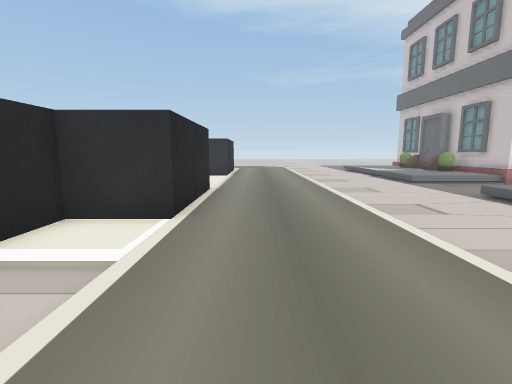
view 1 (above)

24 first-person views from a walk through a Unity game level. The camera is 0.58 m above the floor, tilts 8° down and sees 85° across. The floor is counted in squares, 0.5 m on a side. Each view is taken from the middle of a square. On the plan, view 1 faces up. The plan holds only what a view shows up to about 12 squares ahead; the rest is blank. The place goes on beyond the plan.

view 2
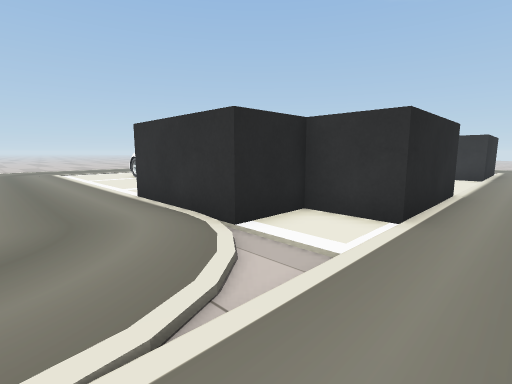

view 3
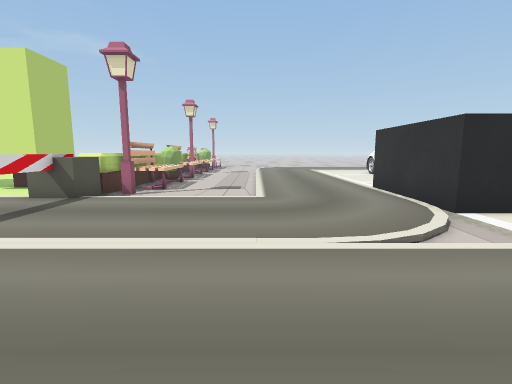

view 4
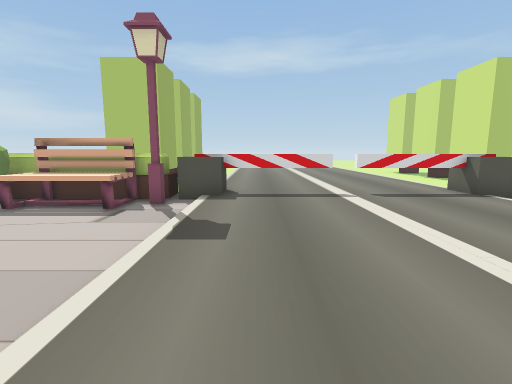

view 5
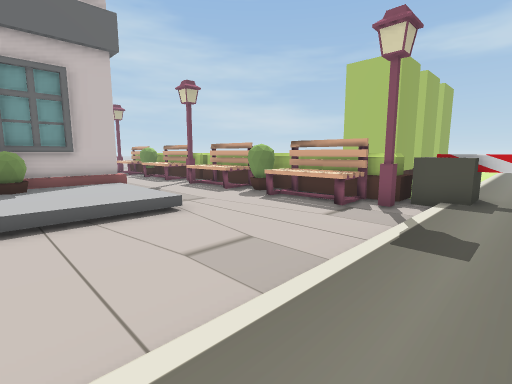

view 6
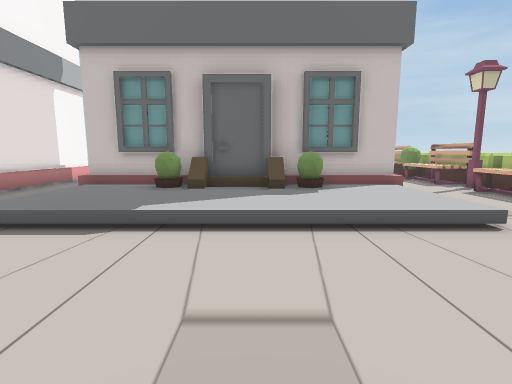

view 7
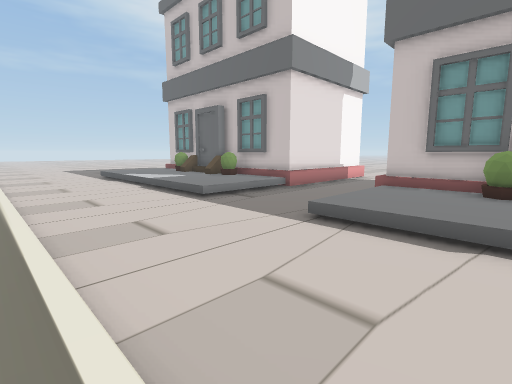

view 8
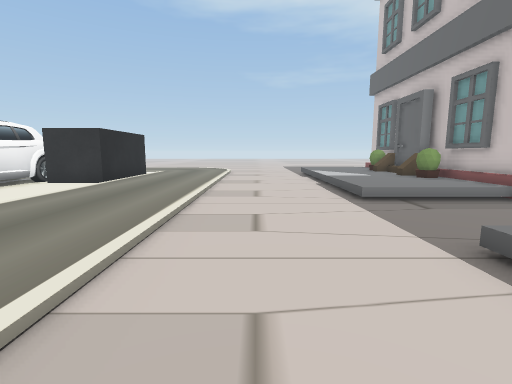

view 9
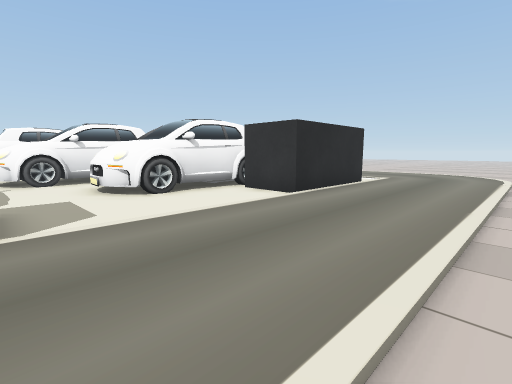

view 10
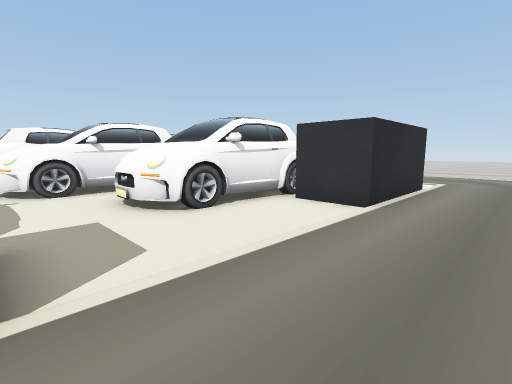

view 11
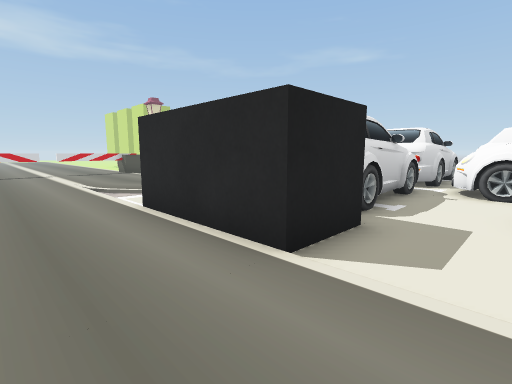

view 12
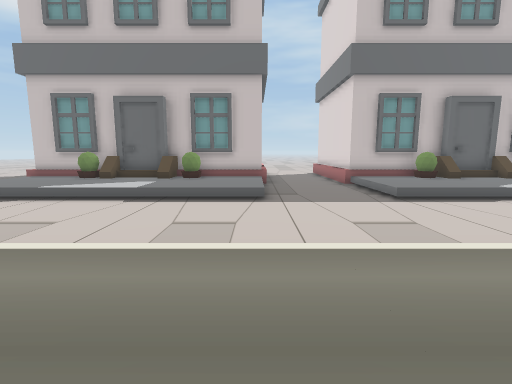

view 13
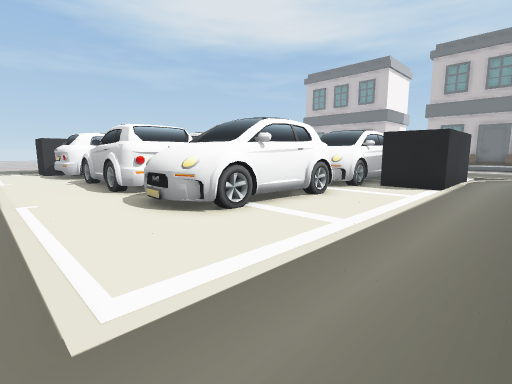

view 14
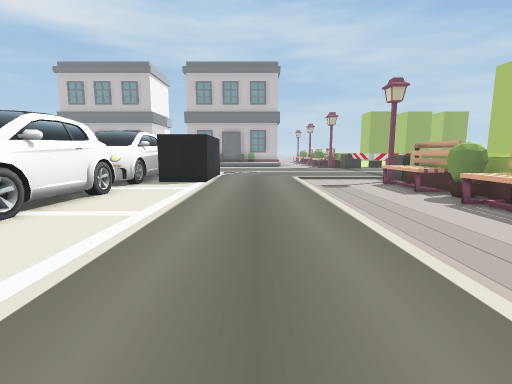

view 15
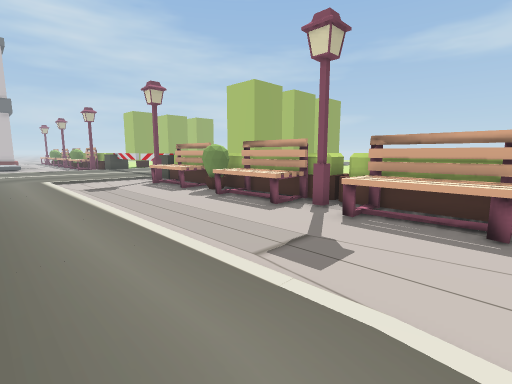

view 16
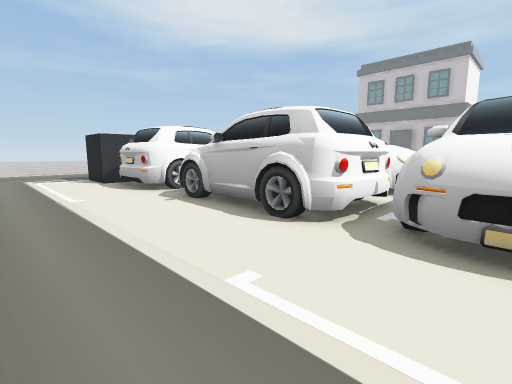

view 17
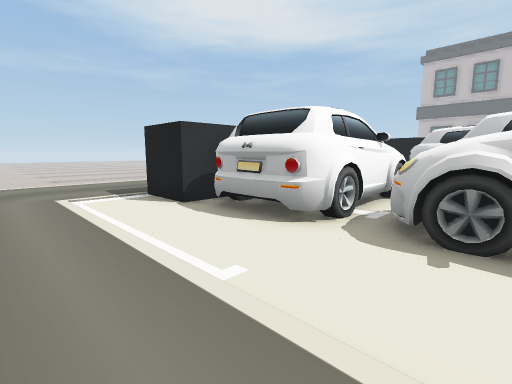

view 18
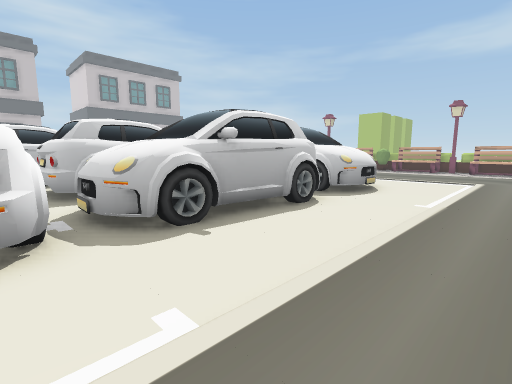

view 19
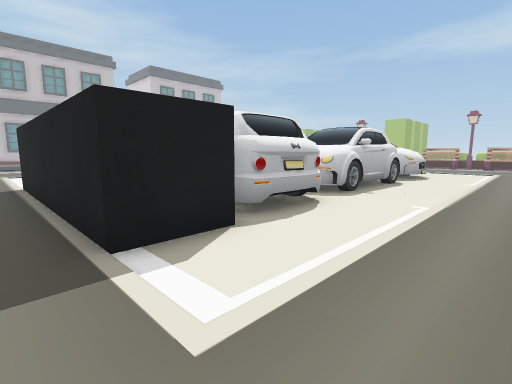

view 20
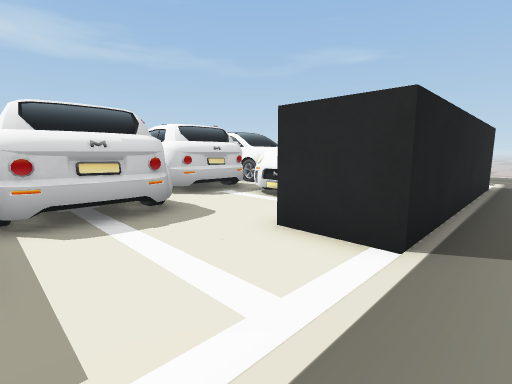

view 21
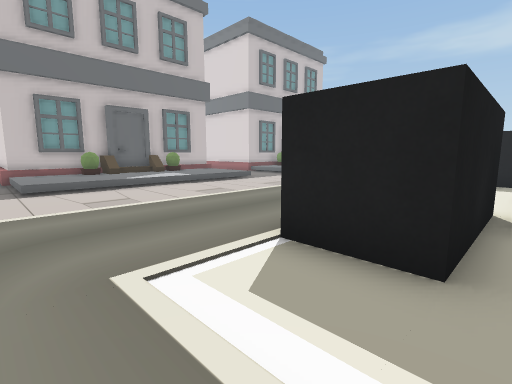

view 22
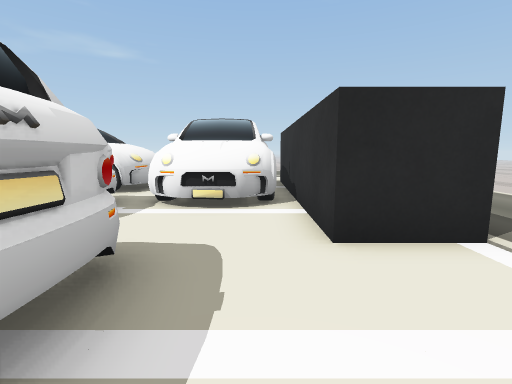

view 23
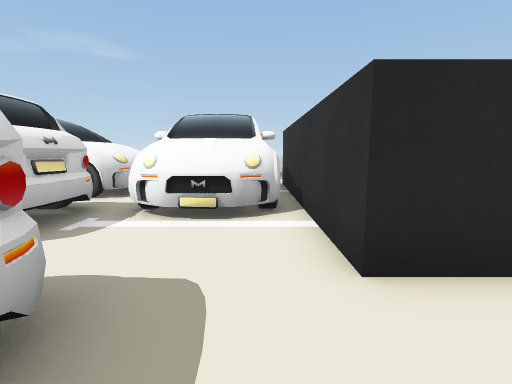

view 24
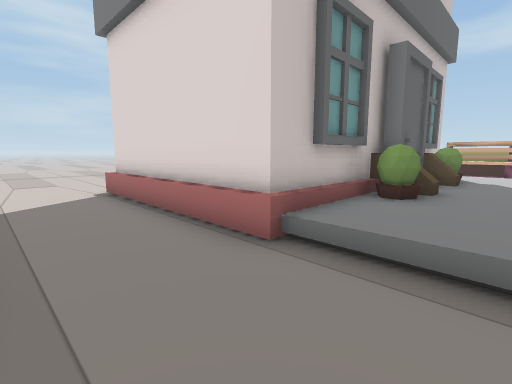

### Floor plan
Key: @ floor where view 1 was taken; # wall or solid block; . main floor; - floor 0.05 m lower than the main floor; : floor 0.1 m higher than the main floor; / step, stairs or slope; = window, fence, low wall or low ledge; ^ raised ledge; B black block; T thing the floor can be seen under or through; C car.
Columns run from 19 left of view 1 to 21 right of it. Each row starts with its distance up from view 1.
 22 ......................-----
 21 ....BBBBBBBB..........----////##
 20 ....B      B..........----::::#
 19 ....BBBBBBBB....BB....----:::#^
 18 ....CC CCC......BB....----:::^^
 17 ....CC CCC...CC.BB....----:::#
 16 ....CCCCCC..CCCBBB....----:::#^
 15 .....CC.CCC.CCCCBB....----:::=^
 14 ....CCCCCCCCCCCC......----:::#^
 13 ....CCCCCCCC CCC......----::::#
 12 ....CCCCCCCC CCC......----::::####
 11 ....CCCC CCC.CC.......-----------------
 10 ....CCCCCCCC..........-------------------
  9 .....CC CCC.....BB....-------------------
  8 ....CCCCCCCCCCC  B....----////#######----
  7 ....CCC CC CC    B....----::::#
  6 ....CCCCCCCCCC   B....----:::#^
  5 ............B  BBB....----:::^^
  4  ...........B  B......----:::#^
  3  ...........BBBB......----:::#^
  2  ................-....----:::=^
  1 ......................----:::#^
  0 ...................@..----::::#
 -1 //////////////........----::::#
 -2 --------------........--------
 -3 --------------........-----------
 -4 -==--===-===--........--==--===-==
 -5 #############-........############
 -6 ^^^^^^^^^^^^^^^TT..TT^^^^^^^^^^^^^
 -7     ^         #......^^^
 -8             --........
 -9           ##--........  ##
-10            #  ........  #

Where each view was taken, in squares from view 1:
view 1: 0 up, 0 right, facing up
view 2: 0 up, 0 right, facing up-left
view 3: 1 down, 2 right, facing left
view 4: 2 up, 1 right, facing down
view 5: 2 up, 1 right, facing down-right
view 6: 3 up, 2 right, facing right
view 7: 5 up, 2 right, facing up-right
view 8: 5 up, 4 right, facing up
view 9: 9 up, 3 right, facing up-left
view 10: 9 up, 1 right, facing up-left
view 11: 11 up, 1 right, facing down-left
view 12: 12 up, 1 left, facing right
view 13: 1 up, 18 left, facing up-right
view 14: 1 up, 19 left, facing right
view 15: 1 up, 19 left, facing down-right
view 16: 7 up, 19 left, facing up-right
view 17: 13 up, 19 left, facing up-right
view 18: 16 up, 19 left, facing down-right
view 19: 22 up, 19 left, facing down-right
view 20: 22 up, 4 left, facing down-left
view 21: 22 up, 4 left, facing down-right
view 22: 18 up, 4 left, facing left
view 23: 18 up, 5 left, facing left
view 24: 11 up, 8 right, facing down-right
